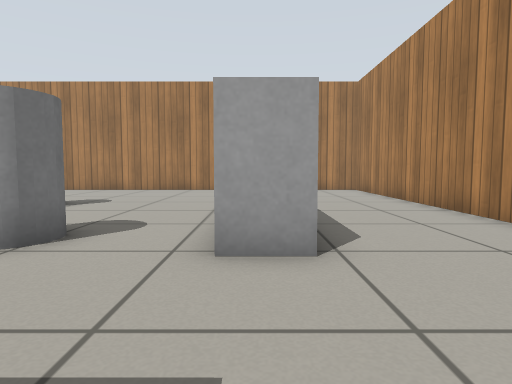
view 1 (above)

16 first-person views from a walk through a Gazebo world. The camera is 0.5 m above the floor, tilts 4° down and sees 75° across. The floor is counted in squares, 0.5 m on a side. Each view is taken from the middle of a square. On the plan, view 1 faces up. The plan holds only what a view shows up to about 12 squares ahead; the rest is blank. Simple patterns stand in for the simulator's built-in surfaces.

view 2
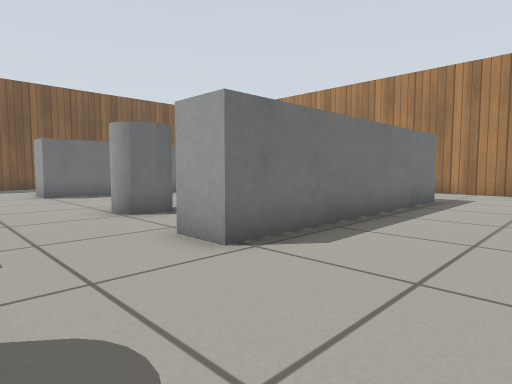

view 3
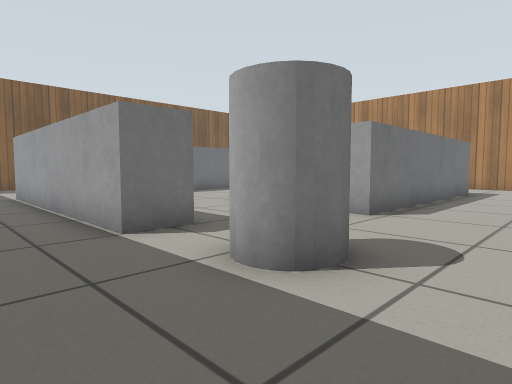

view 4
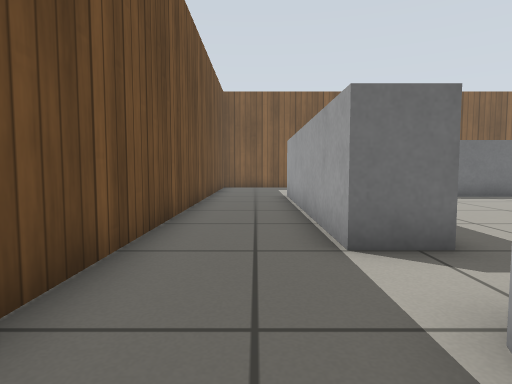

view 5
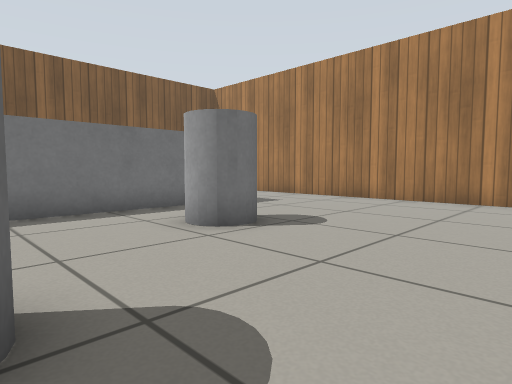

view 6
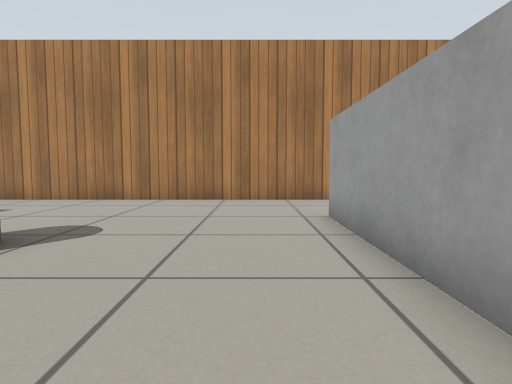

view 7
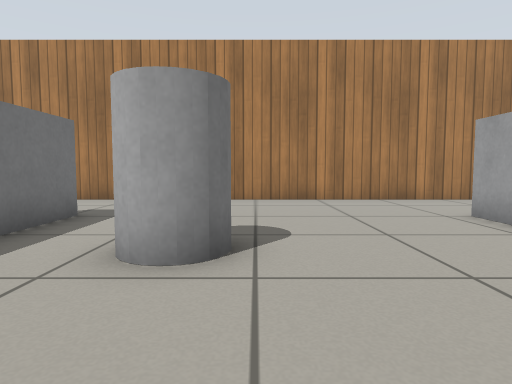

view 8
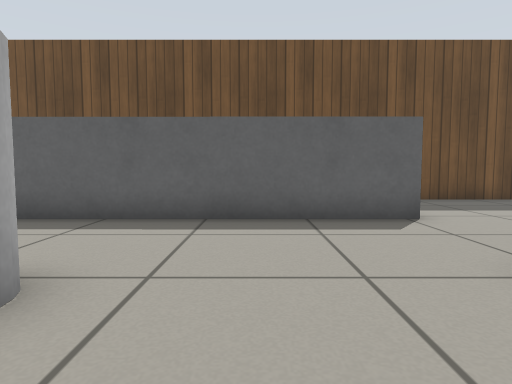

view 9
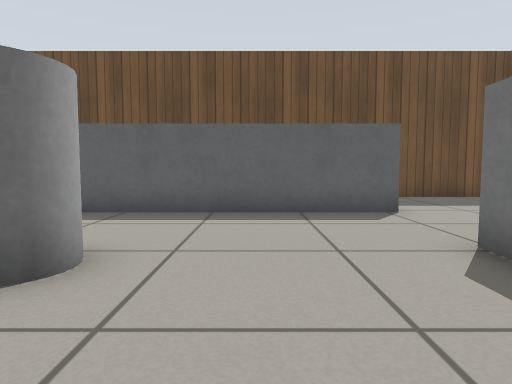

view 10
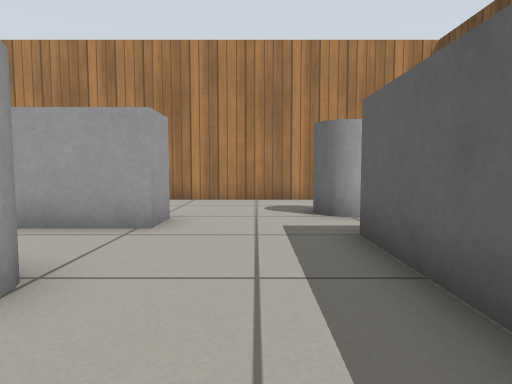

view 11
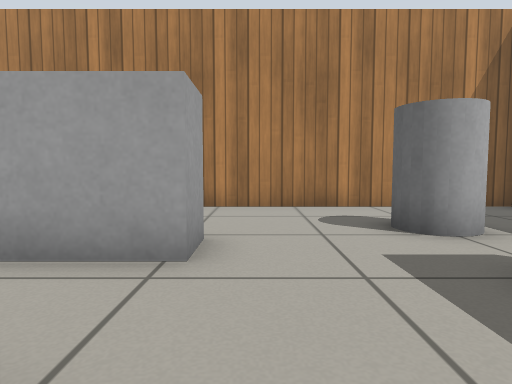

view 12
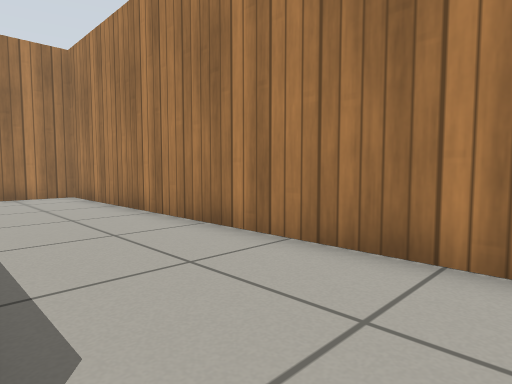

view 13
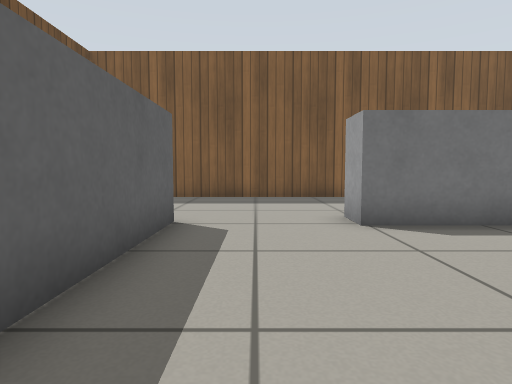

view 14
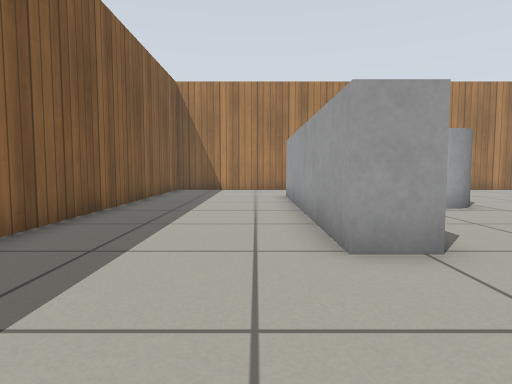

view 15
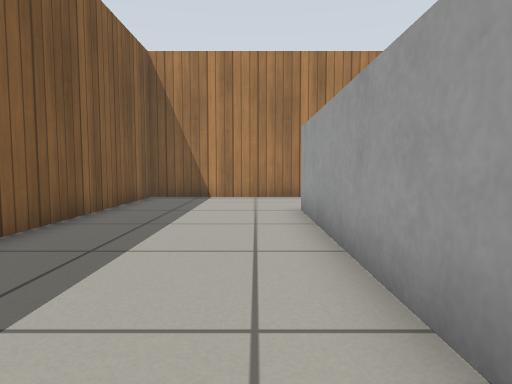

view 16
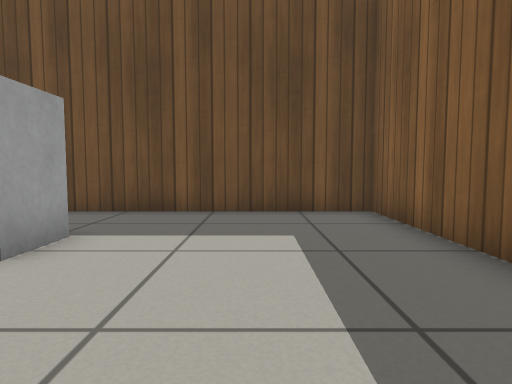

### Floor plan
Points are (right, up) in squares from view 1. A wall is a line through its corners. A room is listed if a view was taken in it or the views show most of it. See-through windows are left out.
Room 1 (views 1, 2, 3, 4, 12)
walls: (-1, 0.4) (-1, -0.9) (-9.2, -0.9); (4.7, -1.5) (4.7, 15.7) (-0.5, 15.7); (0.7, 12) (0.7, 3.7) (-0.5, 3.7); (4.7, -3.8) (4.7, -3); (-10.5, -3.7) (1.7, -3.7)
ways out: opening at (-0.3, 2) to room 2; opening at (0, 13.5) to room 2; opening at (-10, -2.5) to room 3
objects: grey cylinder (1, 0) to (2, 0)
Room 2 (views 5, 6, 7, 8, 9, 10, 11, 13)
walls: (-8.8, 12.1) (-8.8, 3.7) (-9.9, 3.7); (-0.5, 3.7) (-0.5, 12); (-9.2, 0.5) (-1, 0.4); (-0.5, 15.7) (-10.5, 15.7)
ways out: opening at (-0.3, 2) to room 1; opening at (0, 13.5) to room 1; opening at (-9.5, 14) to room 3; opening at (-9, 2) to room 3
objects: grey cylinder (-6, 9); grey cylinder (-4, 4) to (-3, 5)
Room 3 (views 14, 15, 16)
walls: (-9.9, 3.7) (-9.9, 12.1); (-9.2, -0.9) (-9.2, 0.5); (-10.5, 15.7) (-14.7, 15.7) (-14.7, -3.7) (-10.5, -3.7)
ways out: opening at (-10, -2.5) to room 1; opening at (-9.5, 14) to room 2; opening at (-9, 2) to room 2

Where each view was taken, in squares from view 1:
view 1: 0 up, 0 right, facing up
view 2: 1 up, 4 right, facing up-left
view 3: 3 down, 4 right, facing up-left
view 4: 2 down, 3 right, facing left
view 5: 5 up, 1 left, facing up-left
view 6: 5 up, 2 left, facing up
view 7: 5 up, 5 left, facing up
view 8: 7 up, 6 left, facing down
view 9: 8 up, 6 left, facing down
view 10: 2 up, 6 left, facing right
view 11: 3 up, 4 left, facing right
view 12: 3 up, 1 right, facing up-right
view 13: 2 up, 3 left, facing left
view 14: 0 up, 11 left, facing up
view 15: 4 up, 11 left, facing up
view 16: 4 up, 12 left, facing down
